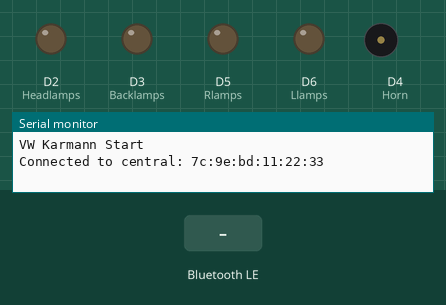
This sketch was run on a simulated Arduino Nano 33 IoT. Shown: output pins drawn as LEDs (lit = HIGH), buzzer (waves = sounding), the last lines printed to the serial monitor. The inputs (shaded band) are chosen by the test bench. Nothing arrives over Bluetooth unless stated; a phone connects over Bluetooth LE 3 s after start.

Above: at 3.8 s.
3.9 s: Bluetooth LE write "1" received
At 4.5 s:
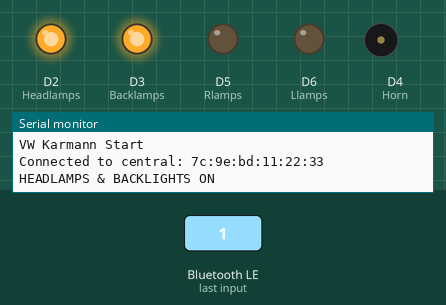
5.4 s: Bluetooth LE write "2" received
At 5.7 s:
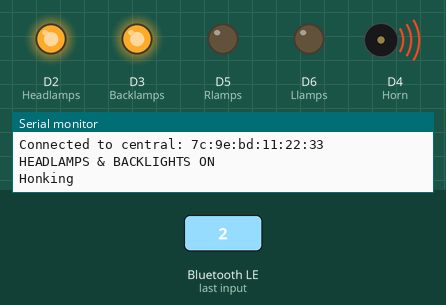
8.0 s: Bluetooth LE write "0" received
At 8.8 s:
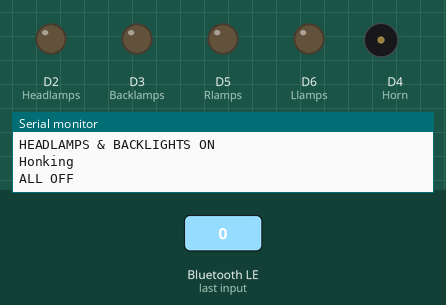
9.5 s: Bluetooth LE write "2" received
At 10.0 s:
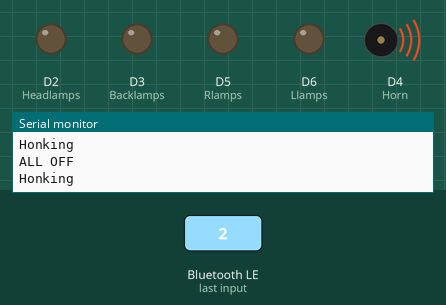
Timing chart, 0 to 12.5 s (numbered marks = the images above; inputs shaded):
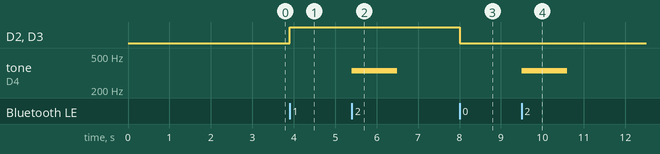

Measured:
- after the input at 3.9 s, D2 (Headlamps), D3 (Backlamps): LOW → HIGH at once
- after the input at 5.4 s, tone on D4 (Horn): silent → 335 Hz at once, → silent 1.1 s later
- after the input at 8.0 s, D2 (Headlamps), D3 (Backlamps): HIGH → LOW at once
- after the input at 9.5 s, tone on D4 (Horn): silent → 335 Hz at once, → silent 1.1 s later

The sketch:

THOMAS_KARMANN.ino
```cpp
/*This project was made using Arduino 33 IOT board, which was embedded in a 1:18 car-diecast model(VW Karmann Ghia).
The objective was to control LEDs (as car lamps) and horn of car using a bluetooth terminal. This wireless communication
was possible via Arduino's Serial monitor or PC's BLE terminal or Smartphone's BLE terminal. We used LightBlue smartphone app as BLE termial.
This device's bluetooth name is "Arduino". Power to this setup was provided by a mini-power bank.
input as "1" - Car front and backlamps ON
input as "2" - Honking with frequency of 335hz
input as "3" - Right indicator (3 Blinks)
input as "4" - Left indicator (3 Blinks)
input as "5" - both side addi lamps ON
input as "0" - ALL OFF
*/

#include <ArduinoBLE.h>
BLEService ledService("19B10000-E8F2-537E-4F6C-D104768A1214");
BLEByteCharacteristic switchCharacteristic("19B10001-E8F2-537E-4F6C-D104768A1214", BLERead | BLEWrite);

const int Headlamps = 2; // pin-2 to use LED as headlamps.
const int Backlamps = 3; // pin-3 to use  LED as backlamps.
const int Horn = 4; // pin-4 to use buzzer as horn.
const int Rlamps = 5; // pin-5 to use LED as Right side indicator
const int Llamps = 6; // pin-6 to use LED as Left side indicator

int i = 0; // for use in for-loop as counter
int j = 0; // for use in for-loop as counter

void setup()
{
  Serial.begin(115200); // data transfer rate

  pinMode(Headlamps, OUTPUT);
  pinMode(Backlamps, OUTPUT);
  pinMode(Rlamps, OUTPUT);
  pinMode(Llamps, OUTPUT);
  pinMode(Horn,OUTPUT);

  if (!BLE.begin())
  {
    Serial.println("starting BLE failed!");
    while (1);
  }

  // set advertised local name and service UUID:
  BLE.setLocalName("THOMAS_VW_KARMANN"); // local name as "THOMAS_VW_KARMANN"
  BLE.setAdvertisedService(ledService);

  ledService.addCharacteristic(switchCharacteristic);
  BLE.addService(ledService);
  switchCharacteristic.writeValue(0);
  BLE.advertise();
  Serial.println("VW Karmann Start");
}

void loop()
{
  BLEDevice central = BLE.central();
  if (central)
  {
    Serial.print("Connected to central: ");
    Serial.println(central.address());
    // while the central is still connected to peripheral:
    while (central.connected())
    {
      if (switchCharacteristic.written())
      {
      switch (switchCharacteristic.value())
      {
        case 0:
          Serial.println("ALL OFF");
          digitalWrite(Headlamps, LOW);
          digitalWrite(Backlamps, LOW);
          digitalWrite(Rlamps, LOW);
          digitalWrite(Llamps, LOW);
          break;

        case 1:
          Serial.println("HEADLAMPS & BACKLIGHTS ON");
          digitalWrite(Headlamps, HIGH);
          digitalWrite(Backlamps, HIGH);
          break;

        case 2:
          Serial.println("Honking");
          tone(Horn,335, 1100);
          break;

        case 3:
          Serial.println("R_LIGHTS ON");
          for(i=0;i<3;i++)
          {
            digitalWrite(Llamps, LOW);
            digitalWrite(Rlamps, HIGH);
            delay(500);
            digitalWrite(Rlamps, LOW);
            delay(500);
          }
          i=0;
          break;

          case 4:
          Serial.println("R_LIGHTS ON");
          for(j=0;j<3;j++)
          {
            digitalWrite(Rlamps, LOW);
            digitalWrite(Llamps, HIGH);
            delay(500);
            digitalWrite(Llamps, LOW);
            delay(500);
          }
          j=0;
          break;

          case 5:
          digitalWrite(Llamps, HIGH);
          digitalWrite(Rlamps, HIGH);
          break;

      }
      }
    }

    Serial.print(F("Disconnected from central: "));
    Serial.println(central.address());
  }
}
```
